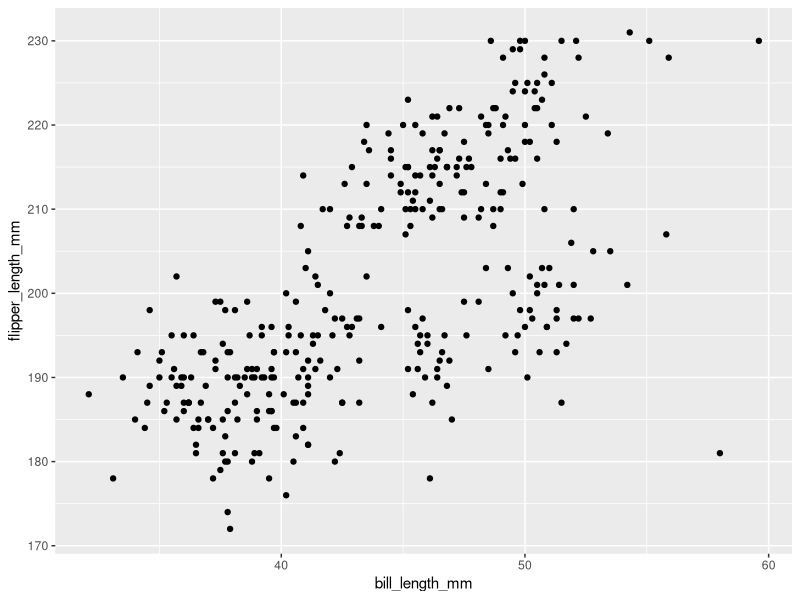
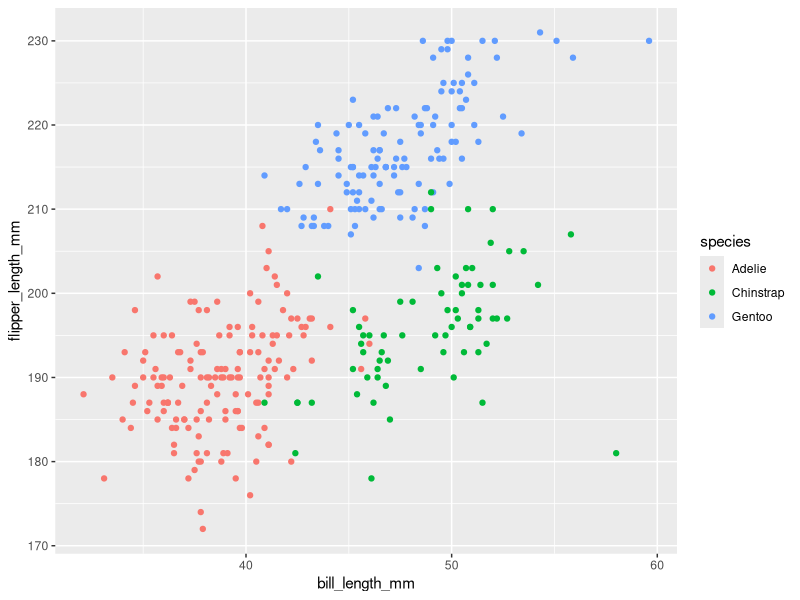
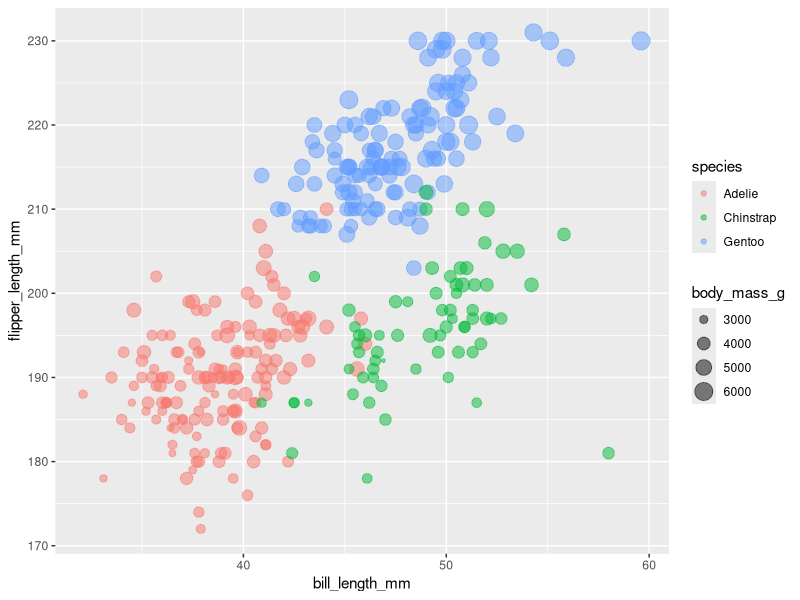
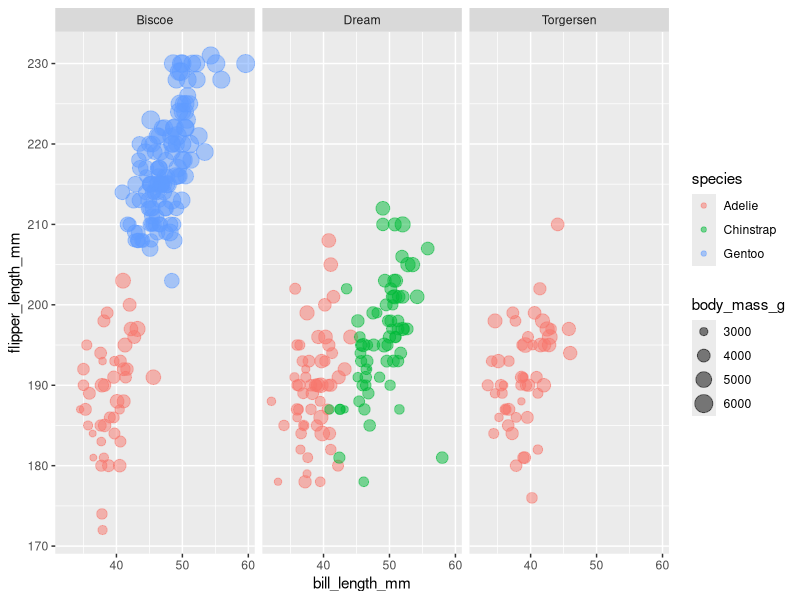
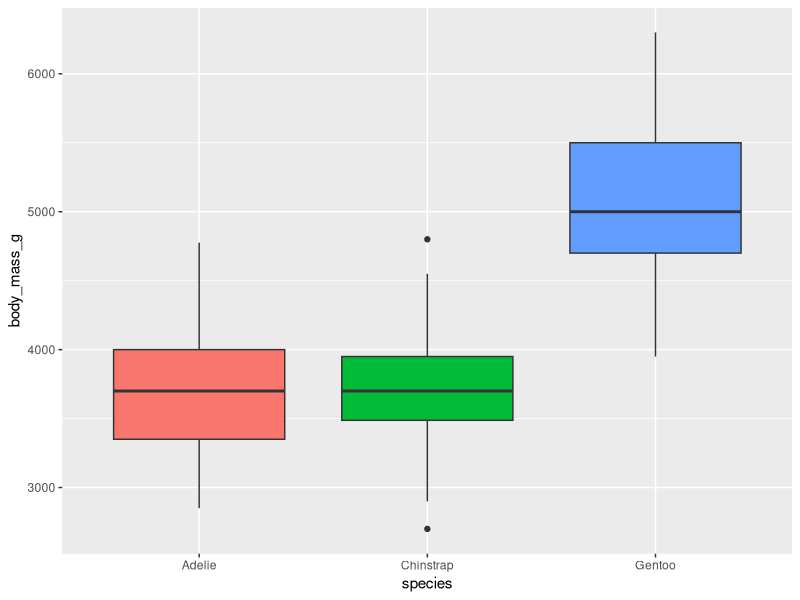
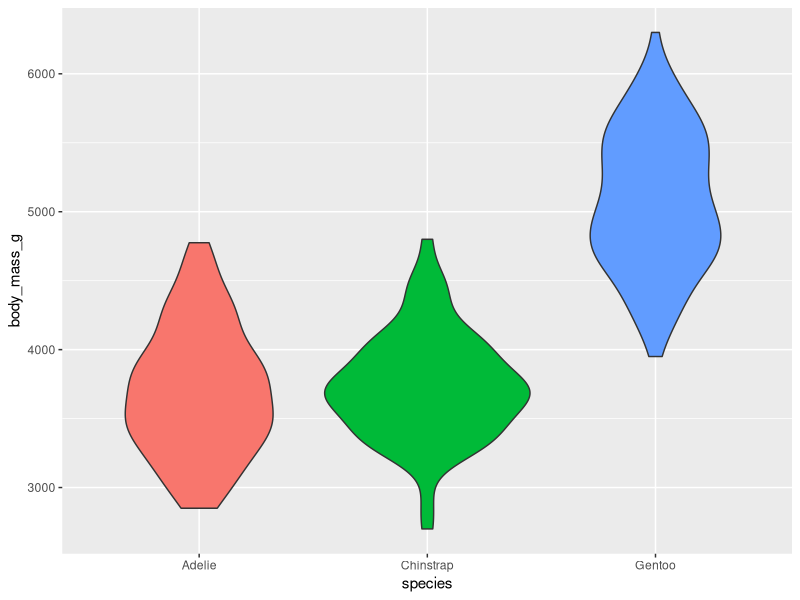

Here is the R script that generated these plots, in order:
## ---- chunk 1
library(ggplot2)
library(palmerpenguins)
data(package = 'palmerpenguins')
# attributes(penguins$bill_length_mm)$label <- "Bill length (mm)"
## ---- chunk 2
#| echo: true
#| warning: false
ggplot(data = penguins,
       mapping = aes(x = bill_length_mm, 
                     y = flipper_length_mm)) +
    geom_point()
## ---- chunk 3
#| echo: true
#| warning: false
ggplot(penguins, 
       mapping = aes(x = bill_length_mm, 
                     y = flipper_length_mm, 
                     color = species)) + 
    geom_point()
## ---- chunk 4
#| echo: true
#| warning: false
ggplot(penguins, 
       mapping = aes(x = bill_length_mm, 
                     y = flipper_length_mm, 
                     color = species, 
                     size = body_mass_g)) + 
    geom_point(alpha = 0.5)
## ---- chunk 5
#| echo: true
#| warning: false
ggplot(penguins, 
       mapping = aes(x = bill_length_mm, 
                     y = flipper_length_mm, 
                     color = species, 
                     size = body_mass_g)) + 
    geom_point(alpha = 0.5) +
    facet_wrap(~island)
## ---- chunk 6
#| echo: true
#| warning: false
ggplot(penguins,
       mapping = aes(y = body_mass_g, 
                     x = species, 
                     fill = species)) +
    geom_boxplot(show.legend = F)
## ---- chunk 7
# geom_boxplot(position = position_dodge2(preserve = "single"))
## ---- chunk 8
#| echo: true
#| warning: false
ggplot(penguins,
       mapping = aes(y = body_mass_g, 
                     x = species, 
                     fill = species)) +
    geom_violin(show.legend = F)
